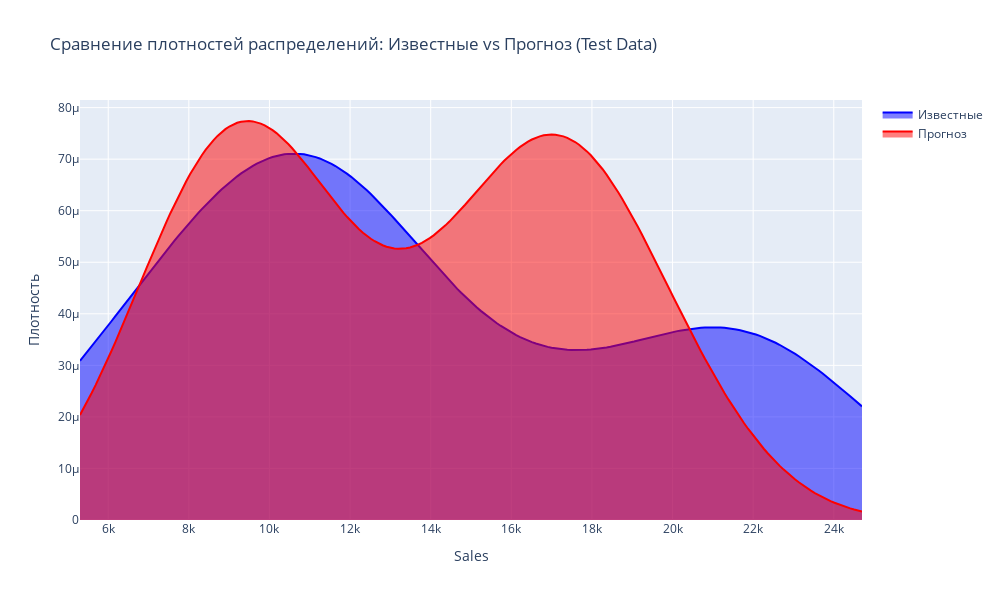

Notebook cell for this chart:
### Code cell
from scipy.stats import gaussian_kde

# Distribution plot
# считаем оценку плотности для фактических и предсказанных значений
kde_test = gaussian_kde(y_test)
kde_pred = gaussian_kde(preds_test_gradient)

# определим диапазон значений по которым бдуем строить плотности
min_value = min(y_test.min(), preds_test_gradient.min())
max_value = max(y_test.max(), preds_test_gradient.max())

# также задаим сколько точек будем строить на графике
n_points = 200

# итоговый диапазон значений
x_vals = np.linspace(min_value, max_value, n_points)

# строим график плотностей
fig = go.Figure()

fig.add_trace(go.Scatter(
    x=x_vals, y=kde_test(x_vals),
    fill='tozeroy', name='Известные', mode='lines',
    line=dict(color='blue'), opacity=0.6
))

fig.add_trace(go.Scatter(
    x=x_vals, y=kde_pred(x_vals),
    fill='tozeroy', name='Прогноз', mode='lines',
    line=dict(color='red'), opacity=0.6
))

fig.update_layout(
    title='Сравнение плотностей распределений: Известные vs Прогноз (Test Data)',
    xaxis_title='Sales', yaxis_title='Плотность',
    width=1000, height=600
)

fig.show()

### Figure 1 — Plotly figure (JSON) as saved in the notebook; plotly's stock layout.template omitted (floating-point values rounded to 4 significant figures; data arrays with more than 128 entries replaced by an {"elided": "..."} marker saying what was removed)
{"data": [{"fill": "tozeroy", "line": {"color": "blue"}, "mode": "lines", "name": "Известные", "opacity": 0.6, "type": "scatter", "x": {"elided": "200 float values"}, "y": {"elided": "200 float values"}}, {"fill": "tozeroy", "line": {"color": "red"}, "mode": "lines", "name": "Прогноз", "opacity": 0.6, "type": "scatter", "x": {"elided": "200 float values"}, "y": {"elided": "200 float values"}}], "layout": {"height": 600, "title": {"text": "Сравнение плотностей распределений: Известные vs Прогноз (Test Data)"}, "width": 1000, "xaxis": {"title": {"text": "Sales"}}, "yaxis": {"title": {"text": "Плотность"}}}}
